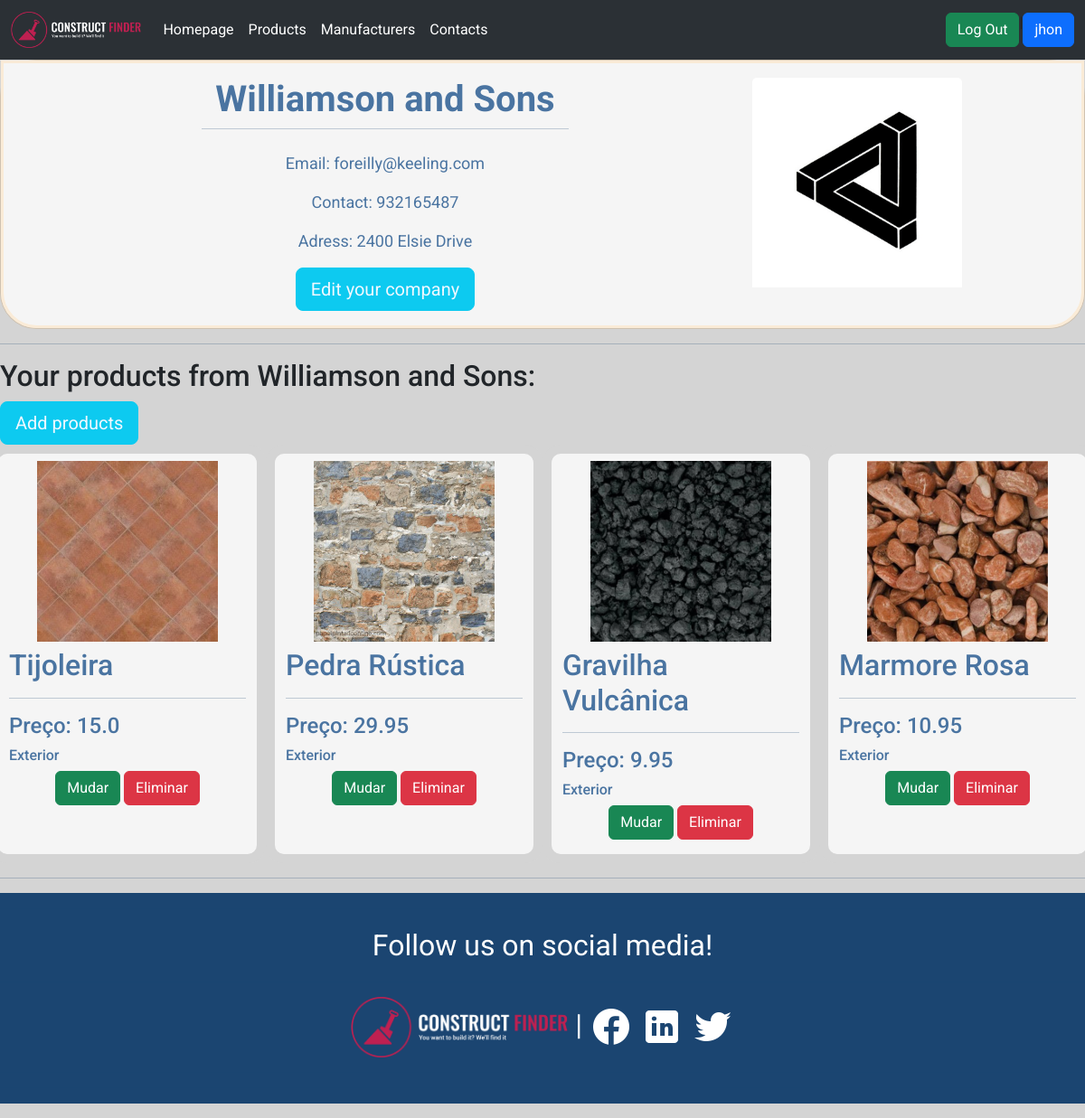
Page /company/1/ (signed in) on the committed database.
### accounts/models.py (models this page shows, shortened)
class Company(models.Model):
    user = models.OneToOneField(User, null=True, blank=True, on_delete=models.CASCADE)
    logo = models.ImageField(default='defaulticon.jpg', upload_to='gallery/', blank=True, null = True)
    name = models.CharField(max_length=200, null=True)
    email = models.CharField(max_length=200, null=True)
    phone = models.CharField(max_length=200, null=True)
    adress = models.CharField(max_length=200, null=True)
    date_created = models.DateTimeField(auto_now_add=True)

class Products(models.Model):
    CATEGORY = (
            ('Interior', 'Interior'),
            ('Exterior', 'Exterior'),
            )
    image = models.ImageField(upload_to='images/',blank=False, null = True)
    company = models.ForeignKey(Company, null=True, on_delete= models.SET_NULL)
    tags = models.ManyToManyField(Tags)
    name = models.CharField(max_length=200, null=True)
    price = models.FloatField(null=True)
    category = models.CharField(max_length=200, null=True, choices=CATEGORY)
    description = models.CharField(max_length=500, null=True, blank=True)
    date_created = models.DateTimeField(auto_now_add=True)

### accounts/decorators.py (the view)
        def wrapper_func(request, *args, **kargs):
            group = None
            if request.user.groups.exists():
                group = request.user.groups.all()[0].name
            if group in allowed_roles:
                return view_func(request, *args, **kargs)
            else:
                return HttpResponse('You do not have permission to view this page')

### accounts/views.py (called while the page is built)
@login_required(login_url='login')
@allowed_users(allowed_roles=['company', 'admin'])
def company(request, pk):
    pk = request.user.company.id
    company = Company.objects.get(id=pk)
    products = company.products_set.all()
    context = {'company':company, 'products':products}
    return render(request,'accounts/company.html', context)

### accounts/templates/accounts/company.html (shortened to what this page needs)
{% extends 'accounts/main.html' %}
{% load static %}
{% block content %}
<div class="card">
  <div class="card-body">
  <img class="card-img-top" src="{{ company.logo.url }}" >
<div class="card-text">
    <h1 class="card-title">{{company.name}}</h1>
    <hr class="card-divider">
      <p >Email: {{company.email}}</p>
      <p >Contact: {{company.phone}}</p>
      <p >Adress: {{company.adress}}</p>
    <a class="btn btn-lg btn-info" href="{% url 'company_form' company.id %}" style="color: aliceblue;">Edit your company</a>
  </div>
  </div>
</div>
    <hr>
    <h2>Your products  from {{company.name}}:</h2>
    <a class="btn btn-lg btn-info" style="color: aliceblue;" href="{% url 'product_form' company.id %}">Add products</a>
    <div class="row">
      {% for product in products %}
        <div class="col">
          <img class="gallery_img" src="{{ product.image.url }}">
          <h2>{{product.name}}</h2>
          <hr>
          <h4>Preço: {{product.price}} </h4>
          <h6>{{product.category}}</h6>
        <p style="text-align: center;" >
          <a class="btn btn-success" style="float: center;" href="{% url 'update_product' product.id %}">Mudar</a>
          <a class="btn btn-danger" style="float: center;" href="{% url 'delete_product' product.id %}">Eliminar</a>
        </p>
        </div>
      {% endfor %}
    </div>
    {% endblock %}

### accounts/templates/accounts/navbar.html (shortened to what this page needs)
{% load static %}
<nav class="navbar navbar-expand-lg bg-body-tertiary" data-bs-theme="dark">
    <div class="container-fluid">
      <img class="navbar-brand" src="/images2/images/logo-no-background.png" height="50px" width="auto" >
      <div class="collapse navbar-collapse" id="navbarSupportedContent">
        <ul class="navbar-nav me-auto mb-2 mb-lg-0">
          <li class="nav-item">
            <a class="nav-link active" aria-current="page" href="{% url 'home' %}">Homepage</a>
          </li>
          <li class="nav-item">
            <a class="nav-link active" href="{% url 'catalogue' %}">Products</a>
          </li>
          <li class="nav-item">
            <a class="nav-link active" href="{% url 'comp_catalogue' %}">Manufacturers</a>
          </li>
          <li class="nav-item">
            <a class="nav-link active" href="{% url 'contacts' %}">Contacts</a>
          </li>
        </ul>
            {% if request.user.is_authenticated %}
              {% if request.user.is_staff %}
                <a href="{% url 'logout' %}"><button type="button" class="btn btn-success">Log Out</button></a>
                <p>|</p>
                <a href=""><button type="link" class="btn btn-primary">{{request.user}}</button></a>
              {%else%}
                <a href="{% url 'logout' %}"><button type="button" class="btn btn-success">Log Out</button></a>
                <p>|</p>
                {% if request.user.company != None %}
                  <a href="{% url 'company' user.company.id %}"><button type="link" class="btn btn-primary">{{request.user}}</button></a>
                {% else %}
                  <a href="{% url 'company_form' user.company.id %}"><button type="link" class="btn btn-primary">{{request.user}}</button></a>
                {%endif%}
              {%endif%}
            {%else%}
            <a href="{% url 'login' %}"><button type="button" class="btn btn-success">Log In</button></a>
            <p>|</p>
            <a href="{% url 'register' %}"><button type="link" class="btn btn-primary">Register</button></a>
            {%endif%}
      </div>
    </div>
  </nav>

### accounts/templates/accounts/main.html (style rules this page uses)
body { background-color: rgb(212, 212, 212); font-family: Roboto; background-color: rgb(212, 212, 212); font-family: Roboto; max-width: 100%; width: 80em; align-items: center; margin: auto; }

### accounts/templates/accounts/company.html (style rules this page uses)
.col { color: #4a74a1; background-color: whitesmoke; border-style: solid; border-width: 10px; border-color: rgb(212, 212, 212); border-radius: 20px; }
.col img { width: 100%; height: auto; margin: 3%; display: block; margin-left: auto; margin-right: auto; width: 50%; }
.card { border-style: solid !important; border-radius: 40px !important; background-color:antiquewhite; color: #4a74a1; }
.card-img-top { max-width: 20%; height: auto; object-fit: cover; object-position: left top; float: right; margin-right: 10%; }
.card-body { border-style: solid !important; border-color: antiquewhite; border-top-left-radius: 0; border-top-right-radius: 0; border-bottom-right-radius: 40px; border-bottom-left-radius: 40px; background-color: whitesmoke; }
.col img { height: 200px; width: 200px; margin: 3%; object-fit: cover; display: block; margin-left: auto; margin-right: auto; overflow: none; }
.card-text { font-size: large; text-align: center; max-width: 70%; }
.card-title { font-weight: bold; }
.card-divider { max-width: 50%; margin: auto; margin-bottom: 3%; }

### accounts/templates/accounts/footer.html (style rules this page uses)
hr { color: #1b4571; }

### rows in the picture
Company: logo (picture), name "Williamson and Sons", email "foreilly@keeling.com", phone "932165487", adress "2400 Elsie Drive"
Products: image (picture), name "Tijoleira", price "15.0", category "Exterior"
Products: image (picture), name "Pedra Rústica", price "29.95", category "Exterior"
Products: image (picture), name "Gravilha Vulcânica", price "9.95", category "Exterior"
Products: image (picture), name "Marmore Rosa", price "10.95", category "Exterior"

### other values in the picture
{{ request.user }} "jhon"
